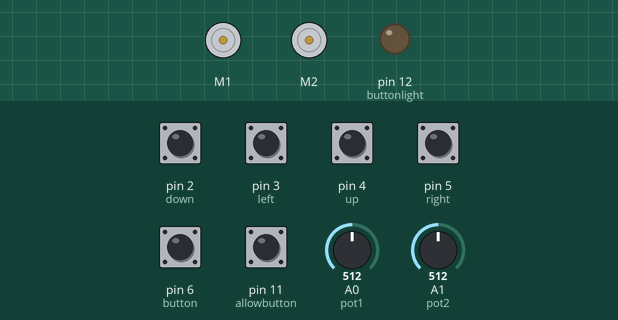
A sketch run on a simulated Arduino Uno, built with avr-gcc and run on an emulated ATmega328P. Parts: 2 × DC motor (green arrow = forward, orange = backward, longer = faster), output pins drawn as LEDs (lit = HIGH). Inputs (shaded band) come from the test bench; at power-on: pin 2 (down), pin 3 (left), pin 4 (up), pin 5 (right), pin 6 (button), pin 11 (allowbutton) HIGH, A0 (pot1) = 512, A1 (pot2) = 512.

Above: at 1.2 s.
1.3 s: A0 (pot1) set to 716
At 2.4 s:
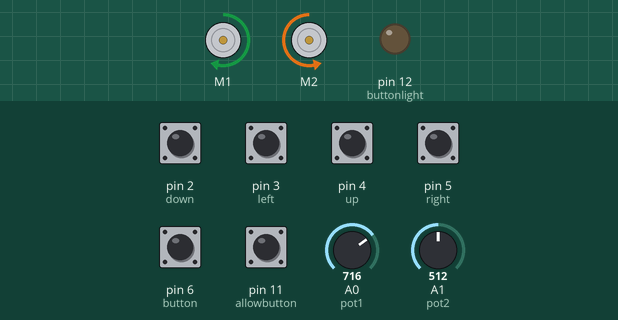
4.3 s: A1 (pot2) set to 900
7.3 s: pin 2 (down) pulled LOW for 0.15 s
10.4 s: pin 4 (up) pulled LOW for 0.15 s
At 11.5 s:
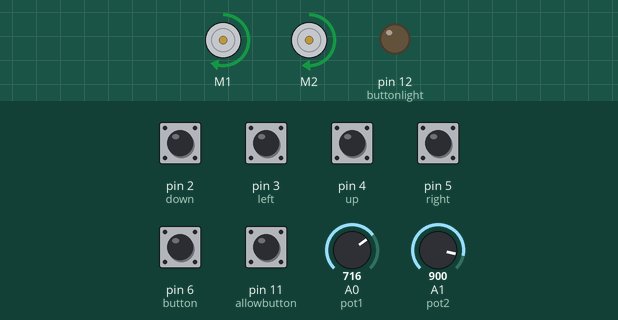
13.5 s: A1 (pot2) set to 1023
16.5 s: A0 (pot1) set to 511
Timing chart, 0 to 67.0 s (numbered marks = the images above; inputs shaded):
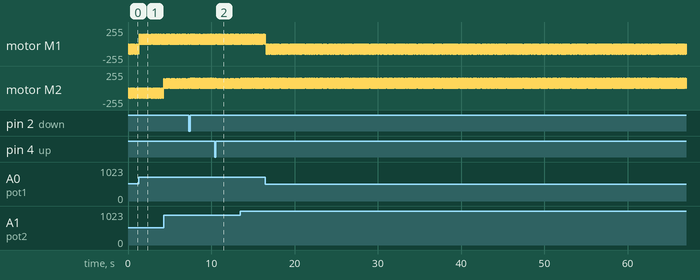

The sketch:

ArmDriver.ino
```cpp
/*
  s2 892 90
  s2 552 0
  s2 188 -90
  y = 0.0045x - 2.4267

  s1 140 180
  s1 475 90
  s1 822 0
  y = -0.0046x + 3.7771

*/

#define l1 3.5
#define l2 8
#define DEBUGGING 0
#define EXSTART 1

#include <Wire.h>
#include <Adafruit_MotorShield.h>
#include "utility/Adafruit_PWMServoDriver.h"

// Potentiometer and controller definitions

#if DEBUGGING
long debugprinttime = 0;
#endif

#define pot1 A0
#define pot2 A1

#define down 2
#define right 5
#define up 4
#define left 3
#define button 6
#define allowbutton 11
#define buttonlight 12
long debouncetime_joy = 0;
long debounce_allowbutton = 0;
long debouncetime_button = 0; // button debouncing

// Motor definitions
Adafruit_MotorShield AFMS = Adafruit_MotorShield();
Adafruit_DCMotor *motor1 = AFMS.getMotor(1);
Adafruit_DCMotor *motor2 = AFMS.getMotor(2);

// Internal states
bool ikmode = 0;
bool allowikmode = 0;
int pot1S, pot2S;
float th1, th2, x1, x2, y1, y2;
float qth1, qth2, qx, qy;

void setup() {
  #if DEBUGGING
  Serial.begin(9600);
  #endif

  // Controller setup
  pinMode(down, INPUT_PULLUP);
  pinMode(up, INPUT_PULLUP);
  pinMode(left, INPUT_PULLUP);
  pinMode(right, INPUT_PULLUP);
  pinMode(button, INPUT_PULLUP);
  pinMode(allowbutton, INPUT_PULLUP);

  pinMode(buttonlight, OUTPUT);
  digitalWrite(buttonlight, LOW);

  // Motor setup
  AFMS.begin();  // create with the default frequency 1.6KHz
  motor1->setSpeed(100);
  motor1->run(FORWARD);
  motor1->run(RELEASE);
  motor2->setSpeed(100);
  motor2->run(FORWARD);
  motor2->run(RELEASE);

  // Feedback setup
  pot1S = analogRead(pot1);
  pot2S = analogRead(pot2);
  th1 = mapangle(pot1S, 1);
  th2 = mapangle(pot2S, 2);
  qth1 = th1;
  qth2 = th2;

  x1 = cos(th1)*l1;
  y1 = sin(th1)*l1;
  x2 = x1 + cos(th2+th1)*l2;
  y2 = y1 + sin(th2+th1)*l2;
  qx = x2;
  qy = y2;

  #if EXSTART
  qth1 = 1.12;
  qth2 = 1.57;
  moveto(qth1, qth2);
  #endif
}

void loop() {

  // Read pots
  pot1S = analogRead(pot1);
  pot2S = analogRead(pot2);
  th1 = mapangle(pot1S, 1);
  th2 = mapangle(pot2S, 2);
  x1 = cos(th1)*l1;
  y1 = sin(th1)*l1;
  x2 = x1 + cos(th2+th1)*l2;
  y2 = y1 + sin(th2+th1)*l2;

  // Read controller: drop to 0 when on
  bool downS = !digitalRead(down);
  bool upS = !digitalRead(up);
  bool leftS = !digitalRead(left);
  bool rightS = !digitalRead(right);
  bool buttonS = !digitalRead(button);
  bool allowbuttonS = !digitalRead(allowbutton);

  // TOGGLE FORWARD/INVERSE KINEMATICS
  if (allowbuttonS) {
    if ((millis() - debounce_allowbutton) > 500) {
      allowikmode = !allowikmode;
      debounce_allowbutton = millis();
    }
  }

  if (buttonS) {
    if (((millis() - debouncetime_button) > 500) && allowikmode) {
      ikmode = !ikmode;
      qx = x2;
      qy = y2;
      debouncetime_button = millis();
      if(ikmode){
        digitalWrite(buttonlight, HIGH);
      }
      else {
        digitalWrite(buttonlight, LOW);
      }
    }
  }

  // ---------- FORWARD KINEMATICS ---------------
  if (ikmode == 0) {
    if (leftS) {
      if((millis() - debouncetime_joy) > 50) {
        qth1 = qth1 - 0.01;
        if (qth1 < 0.17){ qth1 = 0.17; }
        debouncetime_joy = millis();
      }
    }
    else if (rightS) {
      if((millis() - debouncetime_joy) > 50) {
        qth1 = qth1 + 0.01;
        if (qth1 > 2.97) { qth1 = 2.97; }
        debouncetime_joy = millis();
      }
    }
    else if (downS) {
      if((millis() - debouncetime_joy) > 50) {
        qth2 = qth2 - 0.01;
        debouncetime_joy = millis();
      }
    }
    else if (upS) {
      if((millis() - debouncetime_joy) > 50) {
        qth2 = qth2 + 0.01;
        if (qth2 > 1.57){ qth2 = 1.57; }
        debouncetime_joy = millis();
      }
    }
  }

  // ---------- INVERSE KINEMATICS -----------
  else if (ikmode == 1) {
    if (leftS) {
      if((millis() - debouncetime_joy) > 50) {
        qx = qx + 0.05;
        debouncetime_joy = millis();
      }
    }
    else if (rightS) {
      if((millis() - debouncetime_joy) > 50) {
        qx = qx - 0.05;
        debouncetime_joy = millis();
      }
    }
    else if (upS) {
      if((millis() - debouncetime_joy) > 50) {
        qy = qy - 0.05;
        debouncetime_joy = millis();
      }
    }
    else if (downS) {
      if((millis() - debouncetime_joy) > 50) {
        qy = qy + 0.05;
        debouncetime_joy = millis();
      }
    }
  if(solveik(qx, qy) < 0) {
    qx = x2;
    qy = y2;
    qth1 = th1;
    qth2 = th2;
  }

  }

  // ===========MOVE========
  moveto(qth1, qth2);

  #if DEBUGGING
  if (millis() - debugprinttime > 200) {
    Serial.print("IK Mode: ");
    Serial.print(ikmode);
    Serial.print("\tAngles: ");
    Serial.print(th1);
    Serial.print(" (");
    Serial.print(qth1);
    Serial.print(")\t");
    Serial.print(th2);
    Serial.print(" (");
    Serial.print(qth2);
    Serial.print(")\t");
    Serial.print("[");
    Serial.print(x2);
    Serial.print(", ");
    Serial.print(y2);
    Serial.print("] ([");
    Serial.print(qx);
    Serial.print(", ");
    Serial.print(qy);
    Serial.println("])");
    debugprinttime = millis();
  }
  #endif
}

float mapangle(int value, char pot_no) {
  if (pot_no == 1) {
    return -0.0046*value + 3.7771;
  }
  else if (pot_no == 2) {
    return 0.0045*value - 2.4267;
  }
  else {
    #if DEBUGGING
    Serial.println("MAPANGLE() ERROR!");
    #endif
  }
}

void moveto(float qangle1, float qangle2) {
  long runcounter = millis();
  bool runstatus = 0;

  if (qangle1 >= 0.17 && qangle1 <= 2.97) {
    float q1diff = qangle1 - th1;
    int limspeed1 = min(50+(abs(q1diff)-0.01)*1000, 150);

    if (q1diff >= 0.01) {
      motor1->setSpeed(limspeed1);
      motor1->run(FORWARD);
      runstatus = 1;
    }
    else if (q1diff <= -0.01) {
      motor1->setSpeed(limspeed1);
      motor1->run(BACKWARD);
      runstatus = 1;
    }
  }

  if (qangle2 >= -1.57 && qangle2 <= 1.57) {
    float q2diff = qangle2 - th2;
    int limspeed2 = min(50+(abs(q2diff)-0.01)*2000, 150);

    if (q2diff >= 0.01) {
      motor2->setSpeed(limspeed2);
      motor2->run(BACKWARD);
      runstatus = 1;
    }
    else if (q2diff <= -0.01) {
      motor2->setSpeed(limspeed2);
      motor2->run(FORWARD);
      runstatus = 1;
    }
  }

  if (runstatus) {
    while((millis() - runcounter) < 10);
  }

  motor1->run(RELEASE);
  motor2->run(RELEASE);
}

int solveik(float qpos1, float qpos2) {
  float qangle1, qangle2, c2, s2, k1, k2;

  c2 = (sq(qpos1)+sq(qpos2)-sq(l1)-sq(l2))/(2*l1*l2);
  if ((1 - sq(c2)) >= 0) {
    s2 = sqrt(1 - sq(c2));
    qangle2 = atan2(s2, c2);

    k1 = l1 + l2*c2;
    k2 = l2*s2;

    qangle1 = atan2(qpos2, qpos1) - atan2(k2, k1);

    if (qangle1 >= 0.17 && qangle1 <= 2.97 && qangle2 >= -1.57 && qangle2 <= 1.57) {
      qth1 = qangle1;
      qth2 = qangle2;
      return 0;
    }
    else {
      return -1;
    }
  }
  else {
    return -1;
  }
}
```

Measured:
- by itself, motor M1: moves between backward 150/255 and stopped, repeating every 1.5 s
- by itself, motor M2: moves between stopped and forward 150/255, repeating every 1.5 s
